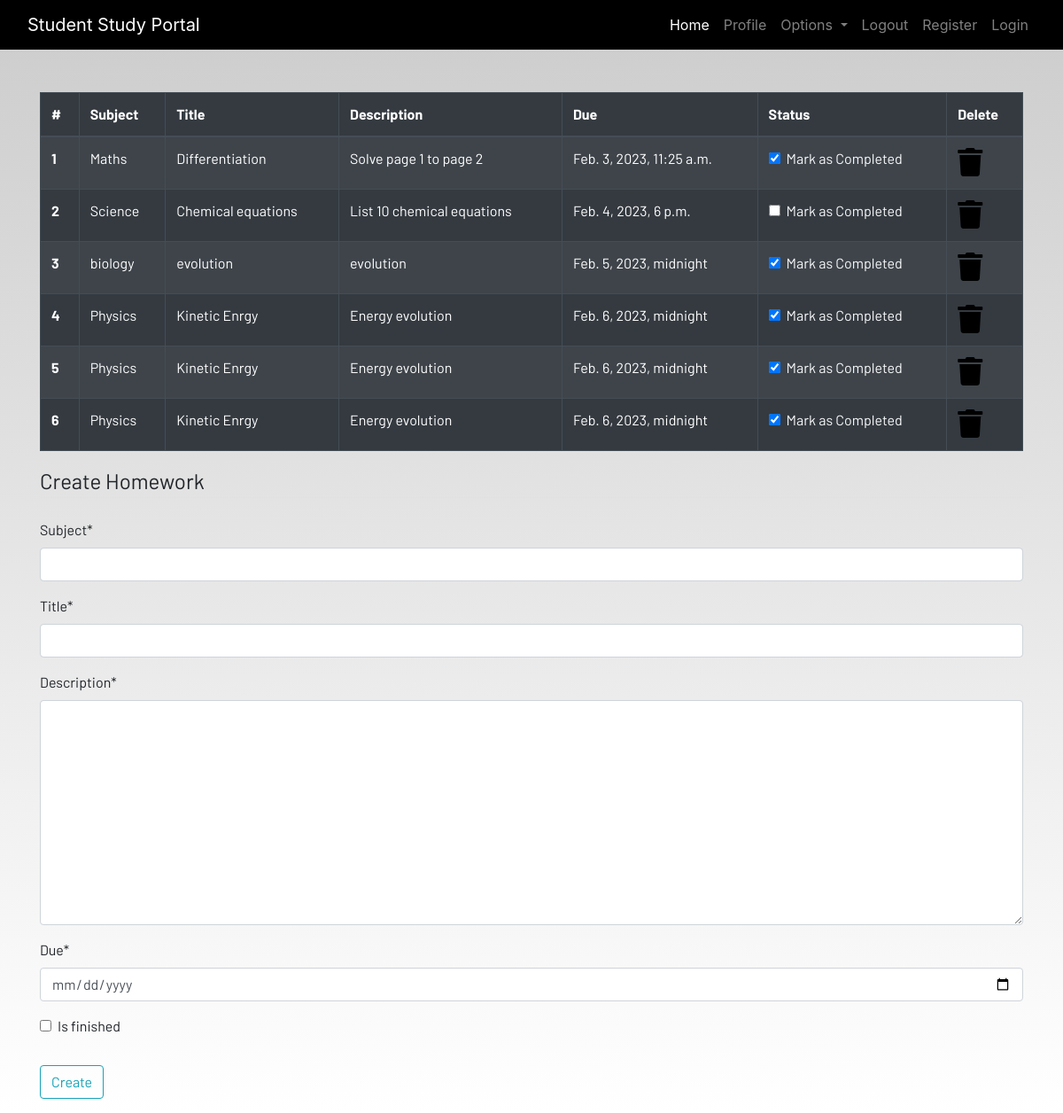
Before: /homework (signed in) with the older database file.
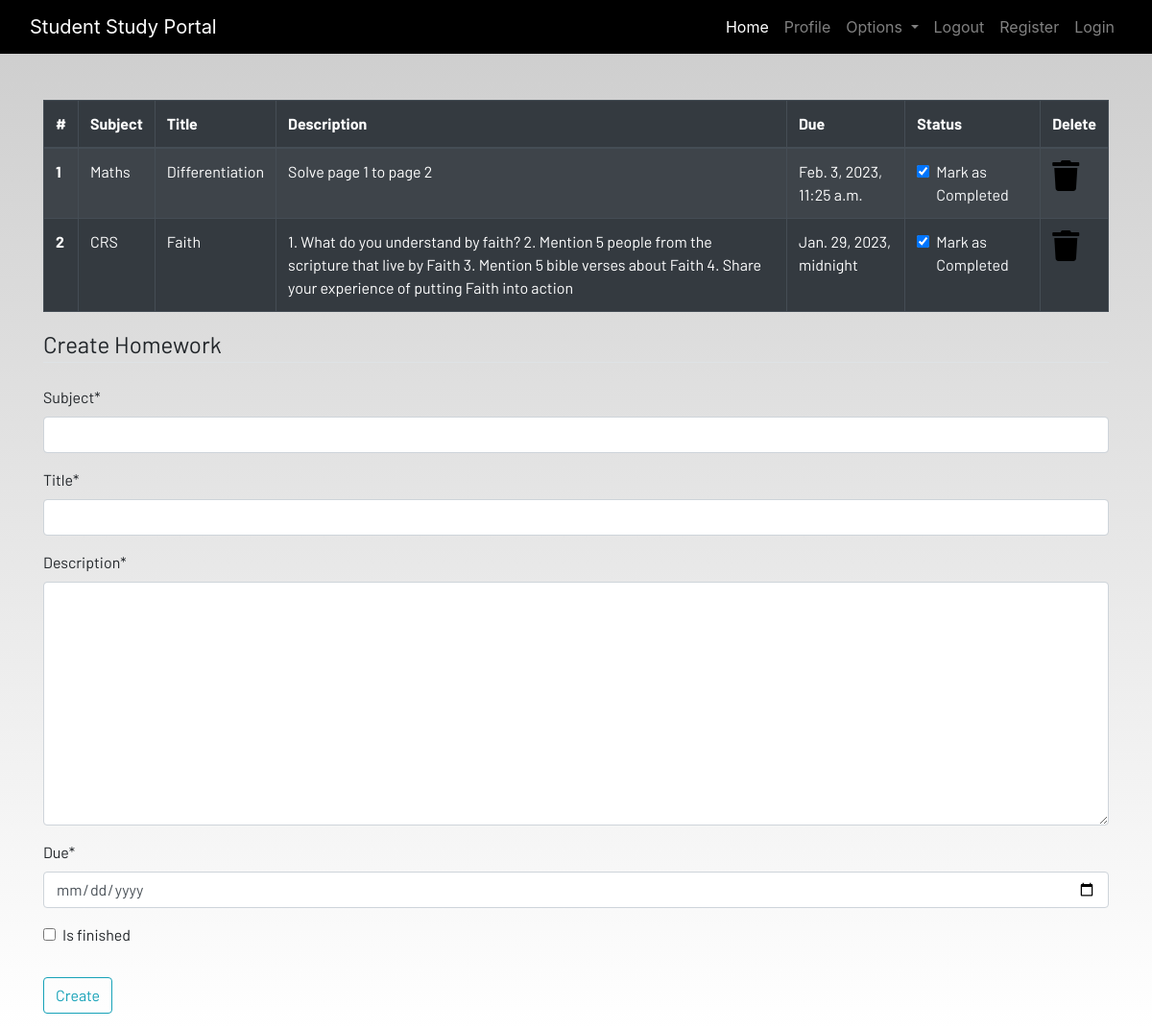
After: the same page with the newer database file.
### dashboard/models.py (models this page shows, shortened)
class Homework(models.Model):
    user = models.ForeignKey(User, on_delete=models.CASCADE)
    subject = models.CharField(max_length=50)
    title=models.CharField(max_length=100)
    description=models.TextField()
    due=models.DateTimeField()
    is_finished=models.BooleanField(default=False)

### dashboard/views.py (the view)
# urls.py: path('homework', views.homework, name="homework"),
def homework(request):
    if request.method == 'POST':
        form = HomeworkForm(request.POST)
        if form.is_valid():
            try:
                finished = request.POST['is_finished']
                if finished == 'on':
                    finished = True
                else:
                    finished = False
            except:
                finished = False
            homeworks = Homework(
                user = request.user,
                subject = request.POST['subject'],
                title = request.POST['title'],
                description = request.POST['description'],
                due = request.POST['due'],
                is_finished = finished
            )
            homeworks.save()
            messages.success(request, f"Homework added from {request.user.username}!!")
    else:
        form = HomeworkForm
    homework=Homework.objects.filter(user=request.user)
    if len(homework) == 0:
        homework_done = True
    else:
        homework_done = False
    context = {
        'homeworks':homework,
        'homeworks_done':homework_done,
        'form':form
    }
    return render(request, 'dashboard/homework.html', context)

### dashboard/templates/dashboard/homework.html (shortened to what this page needs)
{% extends 'dashboard/base.html' %}
{% load static %}
{% load crispy_forms_tags %}
{% block content %}
<div class="container">
    {% if not homework_done %}
    <table class="table table-striped table-bordered table-hover table-dark">
        <thead>
            <tr>
                <th scope="col">#</th>
                <th scope="col">Subject</th>
                <th scope="col">Title</th>
                <th scope="col">Description</th>
                <th scope="col">Due</th>
                <th scope="col">Status</th>
                <th scope="col">Delete</th>
            </tr>
        </thead>
        <tbody>
            {% for homework in homeworks  %}
            <tr>
                <th scope="row">{{forloop.counter}}</th>
                <td>{{homework.subject}}</td>
                <td>{{homework.title}}</td>
                <td>{{homework.description}}</td>
                <td>{{homework.due}}</td>
                <td>
                    <a href="{% url 'dashboard:updatehomework' homework.id %}">
                        <div class="form-check">
                            {% if homework.is_finished == True %}
                            <input class="form-check-input" type="checkbox" value="" checked>
                            {% else %}
                            <input class="form-check-input" type="checkbox" value="">
                            {% endif %}
                            <label class="form-check-label text-light" for="flexCheckDefault">
                                Mark as Completed
                            </label>
                        </div>
                    </a>
                </td>
                <td><a href="{% url 'dashboard:delhomework' homework.id %}"><i class="fa fa-trash fa-2x"></i></a></td>
            </tr>
            {% endfor %}
        </tbody>
    </table>
    {% else %}
    <h4>All homeworks are completed!! Create to have more!!</h4>
    {% endif %}
</div>
<div class=" container">
    <form method="POST">
        <fieldset class="form-group">
            <legend class="border-bottom mb-4">Create Homework</legend>
            {{form|crispy}}
        </fieldset>
        <div class="form-group">
            <button href="" class="btn btn-outline-info" type="submit">
                Create
            </button>
        </div>
    </form>
</div>
{% endblock content %}

### dashboard/templates/dashboard/base.html (shortened to what this page needs)
<!DOCTYPE html>
{% load static %}
<html lang="en">
<head>
  <link rel="stylesheet" href="https://stackpath.bootstrapcdn.com/bootstrap/4.3.1/css/bootstrap.min.css"
 />
  <link rel="stylesheet" href="https://use.fontawesome.com/releases/v5.7.2/css/all.css"
 />
  <link rel="stylesheet" href="{% static 'dashboard/css/main.css' %}" />
</head>
<body>
  <header>
    <nav class="navbar navbar-expand-lg navbar-dark bg-dark">
      <div class="container-fluid">
        <a class="navbar-brand" href="{% url 'dashboard:home' %}">Student Study Portal</a>
        <div class="collapse navbar-collapse justify-content-end" id="navbarSupportedContent">
          <ul class="navbar-nav mb-2 mb-lg-0">
            <li class="nav-item">
              <a class="nav-link active" aria-current="page" href="{% url 'dashboard:home' %}">Home</a>
            </li>
            <li class="nav-item">
              <a class="nav-link" href="#">Profile</a>
            </li>
            <li class="nav-item dropdown">
              <a class="nav-link dropdown-toggle" href="#" id="navbarDropdown" role="button" data-toggle="dropdown"
                aria-haspopup="true" aria-expanded="false">
                Options
              </a>
            </li>
            <li class="nav-item">
              <a class="nav-link" href="#">Logout</a>
            </li>
            <li class="nav-item">
              <a class="nav-link" href="#">Register</a>
            </li>
            <li class="nav-item">
              <a class="nav-link" href="#">Login</a>
            </li>
          </ul>
        </div>
      </div>
    </nav>
  </header>
  <br /><br />
  <main>
    {% block content %}
    {% endblock content %}
  </main>
</body>
</html>

### dashboard/static/dashboard/css/main.css (style rules this page uses)
html { scroll-behavior: smooth; height: 100%; width: 100%; }
main { font-family: Barlow, Quicksand, Rubik, sans-serif, serif, 'Times New Roman', Times, serif !important; }
.navbar { background-color: rgb(0, 0, 0) !important; }
a { text-decoration: none !important; color: black; }
html, body { max-width: 100%; overflow-x: hidden; height: 100%; width: 100%; }
body { background: linear-gradient(rgba(0, 0, 0, 0.2), rgba(255, 255, 255, 0.5)); overflow-x: hidden; background-repeat: no-repeat; }
.fa { color: black; }

Changed rows visible on the page:
removed Homework: subject "Science", title "Chemical equations", description "List 10 chemical equations", due "Feb. 4, 2023, 6 p.m."
removed Homework: subject "biology", title "evolution", description "evolution", due "Feb. 5, 2023, midnight"
removed Homework: subject "Physics", title "Kinetic Enrgy", description "Energy evolution", due "Feb. 6, 2023, midnight"
removed Homework: subject "Physics", title "Kinetic Enrgy", description "Energy evolution", due "Feb. 6, 2023, midnight"
removed Homework: subject "Physics", title "Kinetic Enrgy", description "Energy evolution", due "Feb. 6, 2023, midnight"
added Homework: subject "CRS", title "Faith", description "1. What do you understand by faith? 2. Mention 5 people from the scripture that live by Faith 3. Mention 5 bible verses about Faith 4. Share your experience of putting Faith into action", due "Jan. 29, 2023, midnight"
